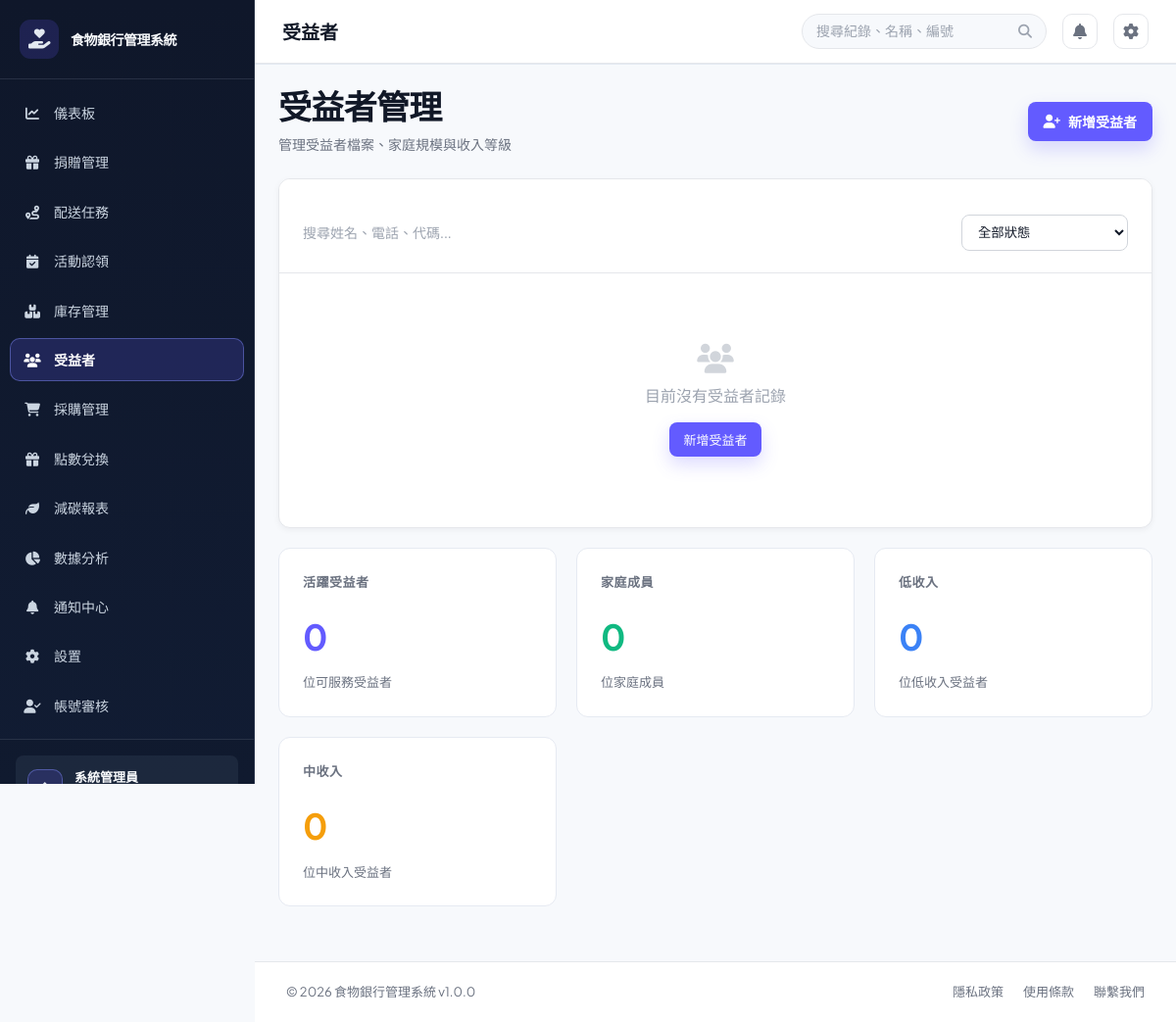
Before: /?page=beneficiaries (signed in) with the older database file.
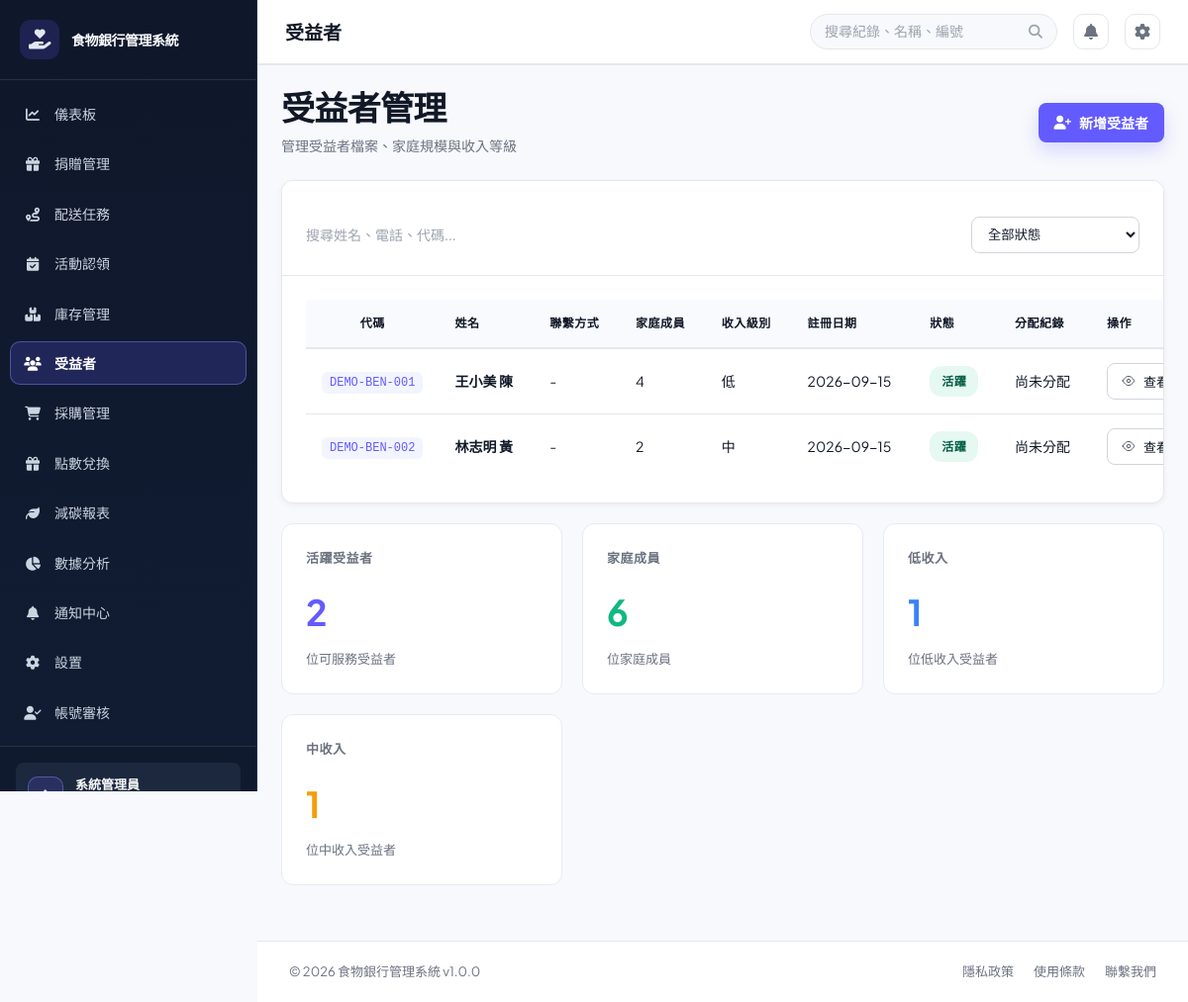
After: the same page with the newer database file.
### tables this page shows
CREATE TABLE `users` (
  `user_id` int(11) NOT NULL,
  `username` varchar(50) NOT NULL,
  `password` varchar(255) NOT NULL,
  `email` varchar(100) NOT NULL,
  `full_name` varchar(100) NOT NULL,
  `phone` varchar(20) DEFAULT NULL,
  `role` enum('admin','foodbank_staff','volunteer','donor') NOT NULL DEFAULT 'foodbank_staff',
  `department` varchar(50) DEFAULT NULL,
  `status` enum('active','inactive','suspended') DEFAULT 'active',
  `created_at` timestamp NULL DEFAULT current_timestamp(),
  `updated_at` timestamp NULL DEFAULT current_timestamp() ON UPDATE current_timestamp(),
  `created_by` int(11) DEFAULT NULL,
  `phone_verified` tinyint(1) NOT NULL DEFAULT 0
);

CREATE TABLE `beneficiaries` (
  `beneficiary_id` int(11) NOT NULL,
  `beneficiary_code` varchar(50) NOT NULL,
  `first_name` varchar(50) NOT NULL,
  `last_name` varchar(50) NOT NULL,
  `email` varchar(100) DEFAULT NULL,
  `phone` varchar(20) DEFAULT NULL,
  `address` text DEFAULT NULL,
  `city` varchar(50) DEFAULT NULL,
  `postal_code` varchar(20) DEFAULT NULL,
  `family_size` int(11) DEFAULT NULL,
  `income_level` enum('low','medium','high') NOT NULL,
  `registration_date` date NOT NULL,
  `status` enum('active','inactive','suspended') DEFAULT 'active',
  `case_worker_id` int(11) DEFAULT NULL,
  `notes` text DEFAULT NULL,
  `created_at` timestamp NULL DEFAULT current_timestamp(),
  `updated_at` timestamp NULL DEFAULT current_timestamp() ON UPDATE current_timestamp()
);

### config/database.php (called while the page is built, shortened)
<?php
class Database
{
    private $connection = null;
    public function getConnection()
    {
        return $this->connection;
    }
    private function connect()
    {
        $this->connection = @new mysqli(DB_HOST, DB_USER, DB_PASS, DB_NAME, DB_PORT);
    }
}
$db = new Database();

### src/models/BeneficiaryModel.php (called while the page is built, shortened)
<?php
require_once 'BaseModel.php';
class BeneficiaryModel extends BaseModel {
    protected $table = 'beneficiaries';
    public function getAllBeneficiaries($status = null) {
        $sql = "SELECT * FROM {$this->table}";
        $sql .= " ORDER BY registration_date DESC";
        return $this->query($sql);
    }
}
?>

### src/models/BaseModel.php (called while the page is built, shortened)
<?php
require_once __DIR__ . '/../../config/database.php';
abstract class BaseModel {
    protected $db;
    public function __construct() {
        global $db;
        $this->db = $db->getConnection();
    }
    public function query($sql) {
        $result = $this->db->query($sql);
        $rows = [];
        if ($result) {
            while ($row = $result->fetch_assoc()) {
                $rows[] = $row;
            }
        }
        return $rows;
    }
}
?>

### src/views/beneficiaries.php (the view, shortened to what the changed rows need)
<?php
require_once BASE_PATH . '/src/models/BeneficiaryModel.php';
$beneficiaryModel = new BeneficiaryModel();
$beneficiaries = $beneficiaryModel->getAllBeneficiaries();
$distributionByBeneficiary = [];
$distributionHistoryByBeneficiary = [];
$activeBeneficiaries = array_filter($beneficiaries, function ($b) {
    return strtolower((string) $b['status']) === 'active';
});
$lowIncomeBeneficiaries = array_filter($beneficiaries, function ($b) {
    return strtolower((string) $b['income_level']) === 'low' && strtolower((string) $b['status']) === 'active';
});
$mediumIncomeBeneficiaries = array_filter($beneficiaries, function ($b) {
    return strtolower((string) $b['income_level']) === 'medium' && strtolower((string) $b['status']) === 'active';
});
$totalFamilyMembers = array_sum(array_map(function ($b) {
    return (int) ($b['family_size'] ?? 0);
}, $activeBeneficiaries));
?>
<div class="view-header">
    <div>
        <h1 class="view-title">受益者管理</h1>
        <p class="view-subtitle">管理受益者檔案、家庭規模與收入等級</p>
    </div>
    <button class="btn btn-primary" onclick="openAddBeneficiaryModal()">
        <i class="fas fa-user-plus"></i> 新增受益者
    </button>
</div>
<div class="card">
    <div class="card-header">
        <div class="toolbar-row compact">
            <input type="text" placeholder="搜尋姓名、電話、代碼..." class="search-input toolbar-input">
            <select class="filter-select toolbar-select">
                <option value="">全部狀態</option>
            </select>
        </div>
    </div>
    <div class="card-body beneficiaries-table-body">
        <?php if (!empty($beneficiaries)): ?>
            <table class="data-table beneficiaries-table">
                <thead>
                    <tr>
                        <th>代碼</th>
                        <th>姓名</th>
                        <th>聯繫方式</th>
                        <th>家庭成員</th>
                        <th>收入級別</th>
                        <th>註冊日期</th>
                        <th>狀態</th>
                        <th>分配紀錄</th>
                        <th>操作</th>
                    </tr>
                </thead>
                <tbody>
                    <?php foreach ($beneficiaries as $beneficiary): ?>
                        <?php
                        $fullName = trim(($beneficiary['first_name'] ?? '') . ' ' . ($beneficiary['last_name'] ?? ''));
                        $status = strtolower((string) $beneficiary['status']);
                        $statusClass = $status === 'inactive' ? 'inactive' : 'active';
                        $income = strtolower((string) $beneficiary['income_level']);
                        $incomeLabels = ['low' => '低', 'medium' => '中', 'high' => '高'];
                        $contact = $beneficiary['phone'] ?: ($beneficiary['email'] ?: '-');
                        $distribution = $distributionByBeneficiary[(int) $beneficiary['beneficiary_id']] ?? null;
                        $distributionHistory = $distributionHistoryByBeneficiary[(int) $beneficiary['beneficiary_id']] ?? [];
                        $distributionStatusLabels = [
                            'pending' => '已分配',
                            'approved' => '已批准',
                            'completed' => '已完成',
                            'cancelled' => '已取消',
                        ];
                        $statusLabels = [
                            'active' => '活躍',
                            'inactive' => '非活躍',
                            'suspended' => '暫停',
                        ];
                        ?>
                        <tr>
                            <td><code><?php echo htmlspecialchars($beneficiary['beneficiary_code']); ?></code></td>
                            <td><strong><?php echo htmlspecialchars($fullName); ?></strong></td>
                            <td><?php echo htmlspecialchars($contact); ?></td>
                            <td><?php echo (int) ($beneficiary['family_size'] ?? 0); ?></td>
                            <td><?php echo $incomeLabels[$income] ?? htmlspecialchars($beneficiary['income_level']); ?></td>
                            <td><?php echo !empty($beneficiary['registration_date']) ? date('Y-m-d', strtotime($beneficiary['registration_date'])) : '-'; ?></td>
                            <td><span class="status status-<?php echo $statusClass; ?>"><?php echo htmlspecialchars($statusLabels[$status] ?? $beneficiary['status']); ?></span></td>
                            <td>
                                <?php if ($distribution): ?>
                                    <strong><?php echo htmlspecialchars($distribution['item_summary'] ?? ''); ?></strong>
                                    <small class="distribution-notes">
                                        <?php echo htmlspecialchars(date('Y-m-d H:i', strtotime($distribution['distribution_date']))); ?>
                                        ・<?php echo htmlspecialchars($distributionStatusLabels[$distribution['status']] ?? $distribution['status']); ?>
                                    </small>
                                    <?php if (!empty($distribution['notes'])): ?><small class="distribution-notes"><?php echo htmlspecialchars($distribution['notes']); ?></small><?php endif; ?>
                                    <button type="button" class="btn btn-secondary btn-sm distribution-history-button"
                                        data-action="distribution-history"
                                        data-full-name="<?php echo htmlspecialchars($fullName, ENT_QUOTES, 'UTF-8'); ?>"
                                        data-history="<?php echo htmlspecialchars(json_encode($distributionHistory, JSON_UNESCAPED_UNICODE), ENT_QUOTES, 'UTF-8'); ?>">查看歷史</button>
                                <?php else: ?>
                                    <span class="muted-text">尚未分配</span>
                                <?php endif; ?>
                            </td>
                            <td>
                                <div class="btn-group">
                                    <button type="button" class="btn btn-secondary btn-sm"
                                        data-action="view"
                                        data-beneficiary-id="<?php echo (int) $beneficiary['beneficiary_id']; ?>"
                                        data-beneficiary-code="<?php echo htmlspecialchars($beneficiary['beneficiary_code']); ?>"
                                        data-first-name="<?php echo htmlspecialchars($beneficiary['first_name']); ?>"
                                        data-last-name="<?php echo htmlspecialchars($beneficiary['last_name']); ?>"
                                        data-phone="<?php echo htmlspecialchars($beneficiary['phone'] ?? ''); ?>"
                                        data-email="<?php echo htmlspecialchars($beneficiary['email'] ?? ''); ?>"
                                        data-address="<?php echo htmlspecialchars($beneficiary['address'] ?? ''); ?>"
                                        data-family-size="<?php echo (int) ($beneficiary['family_size'] ?? 0); ?>"
                                        data-income-level="<?php echo htmlspecialchars($beneficiary['income_level']); ?>"
                                        data-registration-date="<?php echo htmlspecialchars($beneficiary['registration_date'] ?? ''); ?>"
                                        data-notes="<?php echo htmlspecialchars($beneficiary['notes'] ?? ''); ?>"
                                    >
                                        查看
                                    </button>
                                </div>
                            </td>
                        </tr>
                    <?php endforeach; ?>
                </tbody>
            </table>
        <?php else: ?>
            <div class="empty-state">
                <i class="fas fa-users"></i>
                <p>目前沒有受益者記錄</p>
                <button class="btn btn-primary btn-sm" onclick="openAddBeneficiaryModal()">新增受益者</button>
            </div>
        <?php endif; ?>
    </div>
</div>
<div class="stats-grid mt-20">
    <div class="stat-card">
        <h3>活躍受益者</h3>
        <div class="stat-number"><?php echo count($activeBeneficiaries); ?></div>
        <p class="stat-label">位可服務受益者</p>
    </div>
    <div class="stat-card">
        <h3>家庭成員</h3>
        <div class="stat-number"><?php echo $totalFamilyMembers; ?></div>
        <p class="stat-label">位家庭成員</p>
    </div>
    <div class="stat-card">
        <h3>低收入</h3>
        <div class="stat-number"><?php echo count($lowIncomeBeneficiaries); ?></div>
        <p class="stat-label">位低收入受益者</p>
    </div>
    <div class="stat-card">
        <h3>中收入</h3>
        <div class="stat-number"><?php echo count($mediumIncomeBeneficiaries); ?></div>
        <p class="stat-label">位中收入受益者</p>
    </div>
</div>

### public/index.php (shortened to what the changed rows need)
<?php
require_once BASE_PATH . '/config/database.php';
$connection = $db->getConnection();
$demoPasswordHashes = [
    'manager' => '866485796cfa8d7c0cf7111640205b83076433547577511d81f8030ae99ecea5',
    'staff' => '10176e7b7b24d317acfcf8d2064cfd2f24e154f7b5a96603077d5ef813d6a6b6',
];
foreach ($demoPasswordHashes as $demoUsername => $demoPasswordHash) {
    $demoUsernameEscaped = $connection->real_escape_string($demoUsername);
    $connection->query(
        "UPDATE users SET password = '{$demoPasswordHash}' WHERE username = '{$demoUsernameEscaped}' AND CHAR_LENGTH(password) <> 60 AND CHAR_LENGTH(password) <> 64"
    );
}
$connection->query(
    "UPDATE users SET full_name = CASE username
        WHEN 'official' THEN '食物銀行官方人員'
        WHEN 'manager' THEN '食物銀行官方人員'
        WHEN 'staff' THEN '食物銀行官方人員'
        WHEN 'volunteer' THEN '平台志工／外送員'
        WHEN 'donor' THEN '捐贈剩食店家'
        ELSE full_name
    END
    WHERE username IN ('official', 'manager', 'staff', 'volunteer', 'donor')
      AND (full_name LIKE '%?%' OR full_name = '')"
);
if (!empty($_SESSION['user']['username'])) {
    $sessionUsername = $connection->real_escape_string($_SESSION['user']['username']);
    $sessionUserResult = $connection->query("SELECT user_id, username, full_name, role, status, email, phone, phone_verified FROM users WHERE username = '{$sessionUsername}' LIMIT 1");
}
$currentUser = $_SESSION['user'];
$role = $currentUser['role'];
$page = isset($_GET['page']) ? trim($_GET['page']) : 'dashboard';
$page = basename($page);
$menu_items = [
    'dashboard' => ['label' => '儀表板', 'icon' => 'fa-solid fa-chart-line'],
    'donations' => ['label' => '捐贈管理', 'icon' => 'fa-solid fa-gift'],
    'deliveries' => ['label' => '配送任務', 'icon' => 'fa-solid fa-route'],
    'activities' => ['label' => '活動認領', 'icon' => 'fa-solid fa-calendar-check'],
    'inventory' => ['label' => '庫存管理', 'icon' => 'fa-solid fa-boxes-stacked'],
    'beneficiaries' => ['label' => '受益者', 'icon' => 'fa-solid fa-users'],
    'purchases' => ['label' => '採購管理', 'icon' => 'fa-solid fa-cart-shopping'],
    'rewards' => ['label' => '點數兌換', 'icon' => 'fa-solid fa-gift'],
    'carbon_report' => ['label' => '減碳報表', 'icon' => 'fa-solid fa-leaf'],
    'reports' => ['label' => '數據分析', 'icon' => 'fa-solid fa-chart-pie'],
    'notifications' => ['label' => '通知中心', 'icon' => 'fa-solid fa-bell'],
    'settings' => ['label' => '設置', 'icon' => 'fa-solid fa-gear'],
    'users' => ['label' => '帳號審核', 'icon' => 'fa-solid fa-user-check'],
];
?>
<!DOCTYPE html>
<html lang="zh-TW">
<head>
    <link href="https://cdnjs.cloudflare.com/ajax/libs/font-awesome/6.4.0/css/all.min.css" rel="stylesheet">
    <link rel="stylesheet" href="assets/css/style.css?v=<?php echo filemtime(__DIR__ . '/assets/css/style.css'); ?>">
</head>
<body>
    <div class="app-wrapper">
        <aside class="sidebar">
            <nav class="sidebar-nav">
                <?php foreach ($menu_items as $key => $item):
                    $is_active = ($page === $key) ? 'active' : '';
                    $icon = $item['icon'];
                    $label = ($key === 'reports' && $role === 'volunteer') ? '榮譽榜' : $item['label'];
                    ?>
                    <a href="?page=<?php echo $key; ?>" class="nav-item <?php echo $is_active; ?>" title="<?php echo $label; ?>">
                        <span class="nav-icon"><i class="<?php echo $icon; ?>"></i></span>
                        <span class="nav-label"><?php echo $label; ?></span>
                    </a>
                <?php endforeach; ?>
            </nav>
            <div class="sidebar-footer">
                <div class="user-profile">
                    <div class="user-info">
                        <div class="user-name"><?php echo htmlspecialchars($currentUser['full_name']); ?></div>
                    </div>
                </div>
            </div>
        </aside>
        <div class="main-container">
            <main class="page-content">
                <div class="content-shell">
                    <?php
                    $view_file = BASE_PATH . '/src/views/' . $page . '.php';
                    if (file_exists($view_file)) {
                        include $view_file;
                    }
                    ?>
                </div>
            </main>
        </div>
    </div>
</body>
</html>

Changed rows visible on the page:
added beneficiaries: beneficiary_code "DEMO-BEN-001", fullName "王小美 陳", contact "-", family_size "4", income_level "低", registration_date "2026-09-15", status "活躍"
added beneficiaries: beneficiary_code "DEMO-BEN-002", fullName "林志明 黃", contact "-", family_size "2", income_level "中", registration_date "2026-09-15", status "活躍"
Other visible differences:
count($activeBeneficiaries): "0" → "2"
$totalFamilyMembers: "0" → "6"
count($lowIncomeBeneficiaries): "0" → "1"
count($mediumIncomeBeneficiaries): "0" → "1"
text no longer shown: "目前沒有受益者記錄 新增受益者"
text now shown: "代碼 姓名 聯繫方式 家庭成員 收入級別 註冊日期 狀態 分配紀錄 操作"
